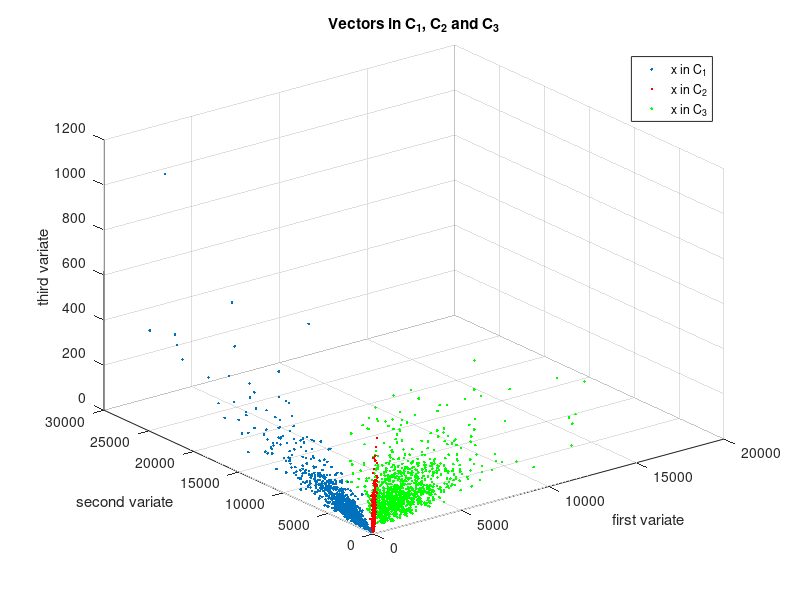

MATLAB code to generate this figure: (Note: this script raises an error after producing the figure.)
% This code identifies the number of clusters and seeks a transformation
% that makes these culsters orthoganal. 
%
%
% Required Packages
% QSL Toolbox , available on http://web.iyte.edu.tr/~bilgekaracali/Projects/QSL/qsl.tar.gz
% icalab Toolbox, available on http://www.bsp.brain.riken.jp/ICALAB/ICALABSignalProcDownload.php
% ABMFEM Matlab Toolbox, available on https://github.com/basakesin/ABMFEM


N = 100;

% create toy dataset
X1 = exp(mvnrnd([4 8 4],[0.5 0.3 0.5;0.3 0.5 0.5;0.5 0.5 0.7],10*N));
X2 = exp(mvnrnd([4 4 4],[0.3 0.1 0.3;0.1 0.4 0.2;0.3 0.2 0.4],8*N));
X3 = exp(mvnrnd([8 8 4],[0.3 0.2 0.1;0.2 0.3 0.2;0.1 0.2 0.4],10*N));


figure(1)
clf
plot3(X1(:,1),X1(:,2),X1(:,3),'.');
hold on
plot3(X2(:,1),X2(:,2),X2(:,3),'r.');
plot3(X3(:,1),X3(:,2),X3(:,3),'g.')
xlabel('first variate');
ylabel('second variate');
zlabel('third variate')
legend('x in C_1','x in C_2','x in C_3');
title('Vectors in C_1, C_2 and C_3');
grid on


X=[X1; X2; X3];

Y=[ones(length(X1),1); 2*ones(length(X2),1); 3*ones(length(X3),1)];

 
% Apply Gamma Normalization on Data
for i = 1:3
	GammaNormalizedData(:,i) = GammaNormalization(X(:,i));
end

% Identify distinct clusters
[data, labels, clusters] = divideData(GammaNormalizedData);


% Find clusters covariance matrices
C = [];

for k = 1:length(clusters)
   Ci = cov(GammaNormalizedData( find(labels == k), :));
   C(:, :, k) = Ci;
end

% Find a transformation matrix that make clusters as orthogonal as possible

B = ffdiag(C);

DiagonalizedData = (B*GammaNormalizedData')';

for i = 1:3
	GammaNormalizedDiagonalizedData(:,i) = GammaNormalization(DiagonalizedData(:,i));
end

% Plot Clustered and Diagonalized Data
figure(2)
clf
plot3(GammaNormalizedDiagonalizedData(labels==1,1),GammaNormalizedDiagonalizedData(labels==1,2),GammaNormalizedDiagonalizedData(labels==1,3),'.');
hold on
plot3(GammaNormalizedDiagonalizedData(labels==2,1),GammaNormalizedDiagonalizedData(labels==2,2),GammaNormalizedDiagonalizedData(labels==2,3),'r.');
plot3(GammaNormalizedDiagonalizedData(labels==3,1),GammaNormalizedDiagonalizedData(labels==3,2),GammaNormalizedDiagonalizedData(labels==3,3),'g.');
xlabel('first variate');
ylabel('second variate');
zlabel('third variate')
legend('x in C_1','x in C_2','x in C_3');
title('Diagonalized Vectors in C_1, C_2 and C_3');
grid on

% If you need final clustering uncomment the following code line (generally not neccessary).

%[final_data, final_labels, final_clusters] = divideData(GammaNormalizedDiagonalizedData);



